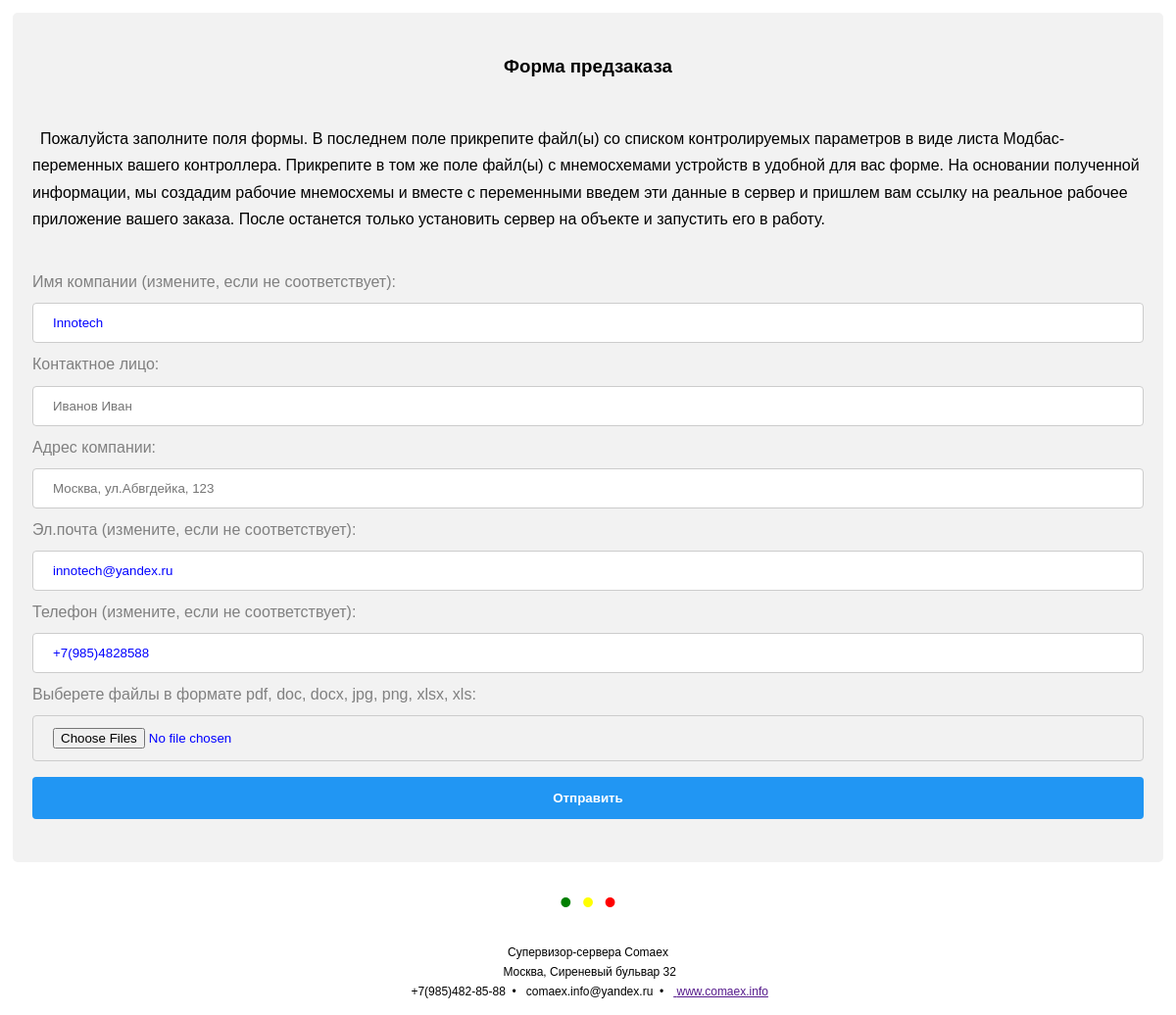
Page /email/preorder/5605abb0d0a04da8a5f19869f7f498c2 on the earlier database version.
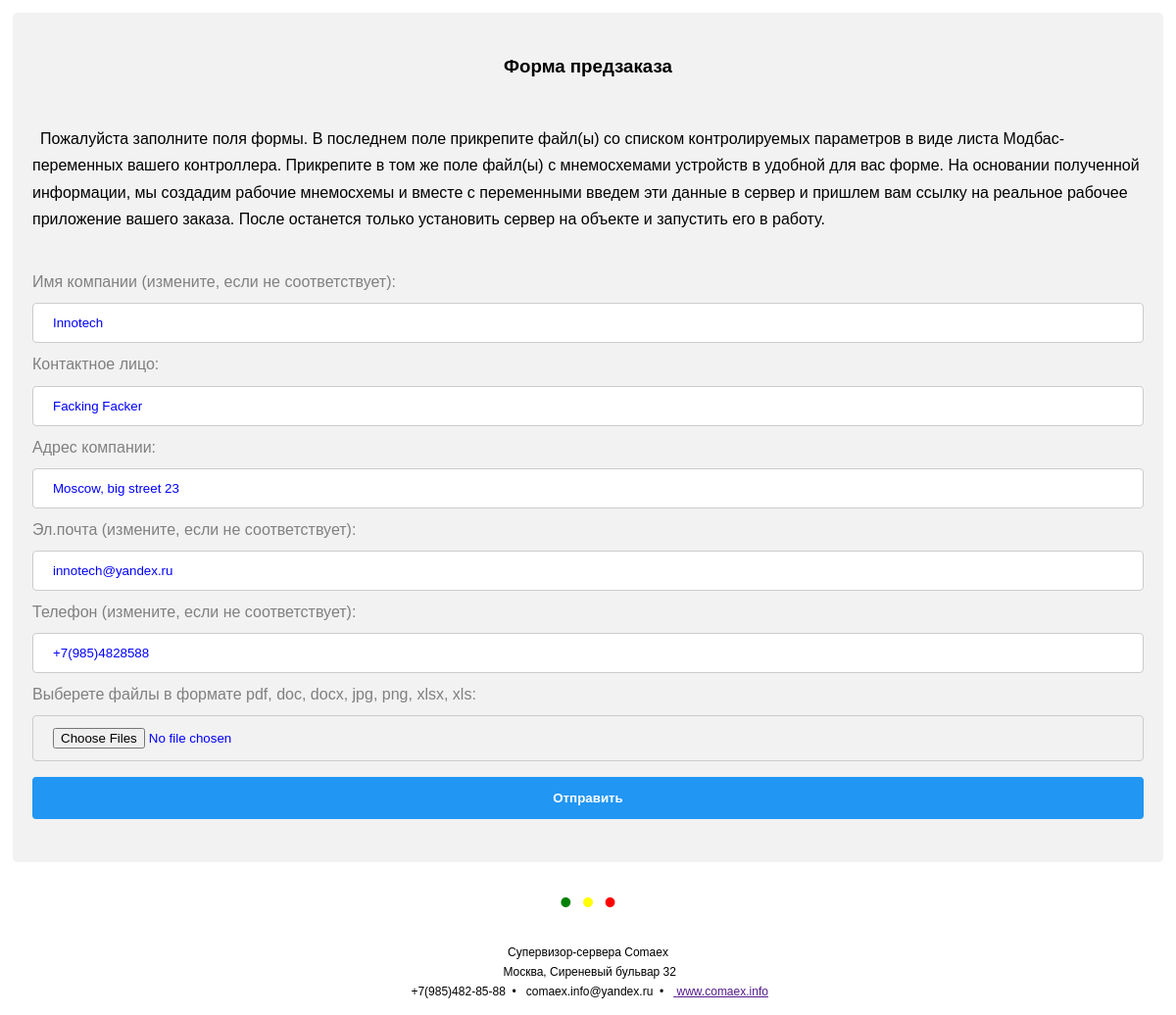
Same page on the later database version.
### clients/models.py (models this page shows, shortened)
class Clients(models.Model):
    uuid           = models.UUIDField(primary_key=True, default=uuid.uuid4, editable=False,
                                      help_text=_("Номер UUID"))
    company        = models.CharField(max_length=120, verbose_name=_('Имя компании'))
    slug           = models.SlugField(unique=False, verbose_name=_('Слаг'), help_text=_("Слаг.."))
    address        = models.CharField(max_length=240, blank=True, verbose_name=_('Адрес компании'))
    email          = models.EmailField(max_length=120, unique=True,  verbose_name=_('Эл.почта'))
    email2         = models.EmailField(max_length=120, blank=True, null=True, verbose_name=_('Эл.почта2'))
    phone          = models.CharField(max_length=120, blank=True, verbose_name=_('Телефон'))
    about          = models.TextField(max_length=500, blank=True, verbose_name=_('О компании'))
    area           = models.CharField(max_length=120, blank=True, verbose_name=_('Сфера деятельности'))
    category       = models.CharField(max_length=30, default='HVAC', choices=settings.CATEGORIES,
                                      verbose_name=_('Категория'), help_text=_("Выберете категорию деятельности"))
    persons        = models.CharField(max_length=120, blank=True, verbose_name=_('Лица компании'))
    created        = models.DateTimeField(auto_now_add=True, verbose_name=_('Создана'))
    enable_mailing = models.BooleanField(default=True, verbose_name=_('Рассылка'))
    interested     = models.BooleanField(default=False, verbose_name=_('Интерес'))
    preorder       = models.BooleanField(default=False, verbose_name=_('Предзаказ'))
    counter        = models.PositiveSmallIntegerField(default=0, verbose_name=_('Счетчик  отправок'),
                                                      help_text=_("Количество оправленных писем"))
    error_mailing  = models.CharField(max_length=360, blank=True, default='Ошибок нет',
                                      verbose_name=_('Отчет об ошибке отправки'))
    file           = models.FileField(upload_to=upload_image_path, blank=True, null=True,
                                      verbose_name=_('Файл'), help_text=_("Файл данных клиента"))
    filepath       = models.CharField(max_length=120, blank=True, verbose_name=_('Путь в папке загр.файлов'))
    flag           = models.BooleanField(default=False, verbose_name=_('Флаг'))
    objects = ClientsManager()
    class Meta:
        app_label = 'clients'
        verbose_name = _('Клиенты')
        verbose_name_plural = _('Клиенты')

### clients/views.py (the view, shortened to what this page needs)
# urls.py: path('preorder/<uuid>', ClientsPreorderView.as_view(), name='preorder'),
class ClientsPreorderView(RequestFormAttachMixin, FormView):
    form_class = PreorderForm
    template_name = 'base/preorder.html'
    def get_context_data(self, *args, **kwargs):
        context = super(ClientsPreorderView, self).get_context_data(*args, **kwargs)
        context['introduction'] = mark_safe(settings.INTRODUCTION)
        return get_common_context(context)

### clients/views.py (called while the page is built)
def get_common_context(context):
    msg = settings.MSG
    context['title'] = msg['title']
    context['addr'] = msg['addr']
    context['mobile'] = msg['mobile']
    context['mail'] = msg['mail']
    context['domain'] = msg['domain']
    return context

### mysite/mixins.py (called while the page is built)
    def get_form_kwargs(self):
        kwargs = super(RequestFormAttachMixin, self).get_form_kwargs()
        kwargs['request'] = self.request
        return kwargs

### mysite/base/templates/base/preorder.html (shortened to what this page needs)
{% extends "base/alert.html" %}
{% load i18n %}
{% block core %}
<td>
    <div class="container">
    <h3>Форма предзаказа</h3>
      <form method='POST' enctype="multipart/form-data" style="padding-top:16px">
       <p>{{introduction}}</p><br>
       {% for field in form %}
          {{ field.label_tag }}
               {{ field }}
       {% endfor %}
        <input type="submit" value="Отправить"><br>
  </form>
    </div>
</td>
{% endblock core %}

### mysite/base/templates/base/alert.html (shortened to what this page needs)
<html>
<head>
</head>
<body>
<table class='fixed'>
     <col width="width:100%" />
  <tr id='center'>
      {% block core %}{% endblock core %}
    </tr>
  <tr id='bulls'>
    <td style='width:50%'>
        <span style='color:green'>&bull;</span>
        <span style='color:yellow'>&bull;</span>
        <span style='color:red'>&bull;</span>
      </td>
  </tr>
  <tr id='footer'>
      <td style='font-size: 12px'>
          <span>{{title}}</span><br>
          <span><img src="{{address}}"> {{addr}}<br>
          <span id="symbol" style='color:red'><img src="{{phone}}"></span>&nbsp;{{mobile}} &nbsp;&bull;&nbsp;
          <span id="symbol"><img src="{{email}}"></span> {{mail}} &nbsp;&bull;&nbsp;
          <span id="symbol"><img src="{{website}}"></span> <a href="{{url}}" title='Посетить сайт' target="_blank">&nbsp;{{domain}}</a></span><br>
      </td>
  </tr>
</table>
</body>
</html>

### mysite/base/templates/base/alert.html (style rules this page uses)
table.fixed { table-layout:fixed; }
table.fixed td { overflow: hidden; }
table { font-family: arial, sans-serif; border-collapse: collapse; width: 100%; }
td, th { text-align: center; padding: 5px; line-height: 1.7; }
p { text-align: left; margin: 10px 0px 10px 0px; }
#footer { border-color: gainsboro; border-width: 2px 0px 0px 0px; margin-top: 7px; }
#bulls { font-size: 36px; }
input[type=text], input[type=file], select { width: 100%; color: blue; font-weight: 500; padding: 12px 20px; margin: 8px 0; display: block; border: 1px solid #ccc; border-radius: 4px; box-sizing: border-box; }
input[type=submit] { width: 100%; font-weight: 700; background-color: #2196F3; color: white; padding: 14px 20px; margin: 8px 0; border: none; border-radius: 4px; cursor: pointer; }
label { display: block; text-align: left; color: gray; }
div.container { border-radius: 5px; background-color: #f2f2f2; padding: 20px; }

Differences in the rows shown:
changed Clients "Innotech": persons (not shown) → "Facking Facker"; address (not shown) → "Moscow, big street 23"
